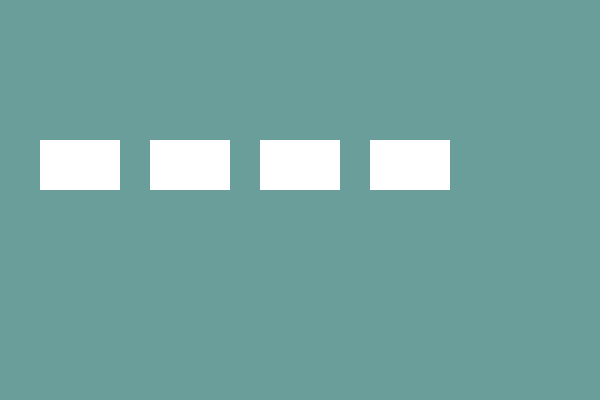
Frame 1 (no input)
Frame 60 (the mouse pressed at the canvas centre just before this capture): identical to frame 1, image omitted
Frame 120 (the mouse held since frame 60 and released just before this capture): identical to frame 1, image omitted

The Processing sketch that drew this single still picture (run headless with seeded random() and noise(); from frame 60 on, the mouse is pressed at the canvas centre):

// Processing sketch: rectfill5
// ── rectfill5.pde
void setup() { 
   size(600, 400);
   background(106, 158, 155);
   strokeWeight(10);
}  

void draw() {
   noStroke();
   rect(40, 140, 80, 50);
   rect(150, 140, 80, 50);
   rect(260, 140, 80, 50);
   rect(370, 140, 80, 50);
}
